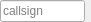
<?xml version="1.0" encoding="UTF-8"?>
<ui version="4.0">
 <class>CCallsignCompleter</class>
 <widget class="QFrame" name="CCallsignCompleter">
  <property name="geometry">
   <rect>
    <x>0</x>
    <y>0</y>
    <width>91</width>
    <height>22</height>
   </rect>
  </property>
  <property name="windowTitle">
   <string>Frame</string>
  </property>
  <layout class="QHBoxLayout" name="hl_CallsignCompleter">
   <property name="leftMargin">
    <number>0</number>
   </property>
   <property name="topMargin">
    <number>0</number>
   </property>
   <property name="rightMargin">
    <number>0</number>
   </property>
   <property name="bottomMargin">
    <number>0</number>
   </property>
   <item>
    <widget class="QLineEdit" name="le_Callsign">
     <property name="placeholderText">
      <string>callsign</string>
     </property>
     <property name="clearButtonEnabled">
      <bool>true</bool>
     </property>
    </widget>
   </item>
   <item>
    <widget class="swift::gui::CLedWidget" name="led_Status" native="true"/>
   </item>
  </layout>
 </widget>
 <customwidgets>
  <customwidget>
   <class>swift::gui::CLedWidget</class>
   <extends>QWidget</extends>
   <header>gui/led.h</header>
   <container>1</container>
  </customwidget>
 </customwidgets>
 <resources/>
 <connections/>
</ui>
